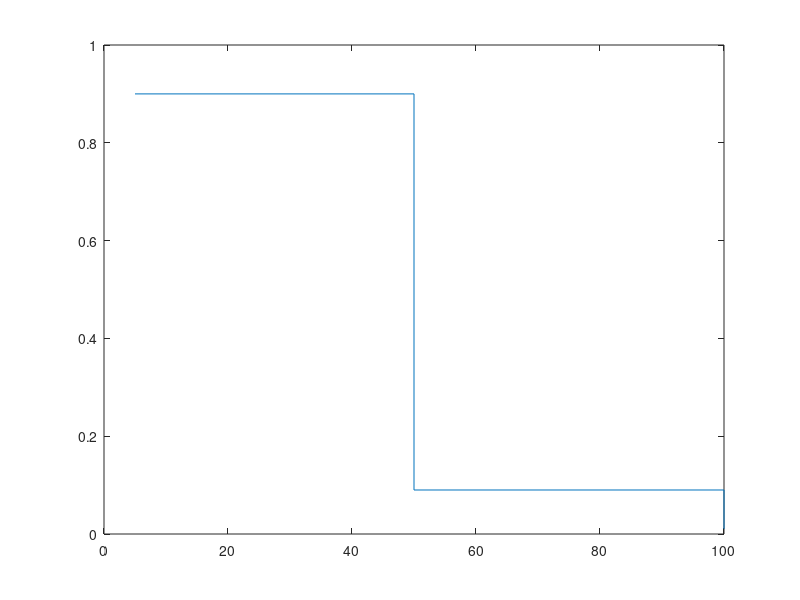

Reproduce this figure in MATLAB.
%alinea a - retirar uma nota, espaço de amostragem e probabilidades

%90 notas -- 5 euros -- 90/100
%9 notas --- 50 euros -- 9/100
%1 nota ---- 100 euros -- 1/100

nota = 1:100;
pNota = ones(1,100)/100;
%stem(nota,pNota)
xlabel('nota');
ylabel('P(nota)');

%alinea b - funçao massa de probabilidade

xi = [5 50 100];
quant = [90 9 1];
Px = quant/100;

%alinea c - funçao distribuiçao acumulada

Fx = Px;
stairs(xi, Fx)
